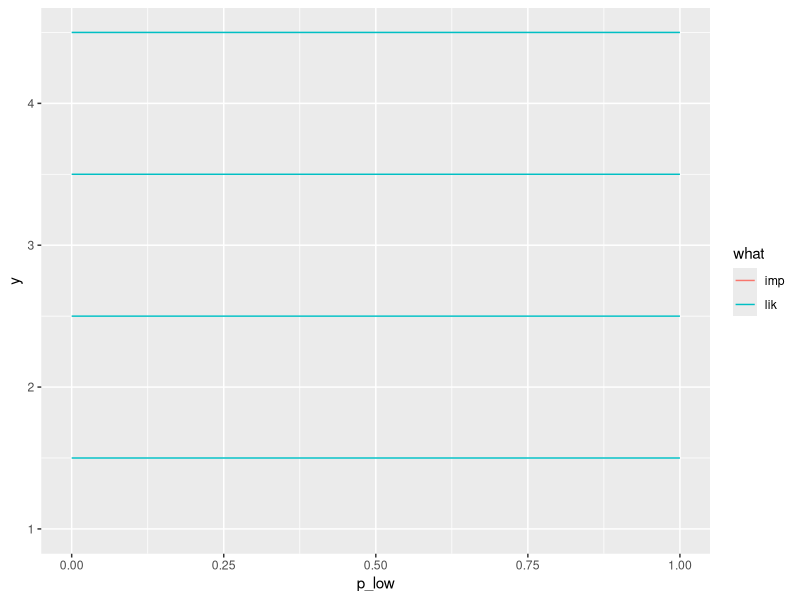
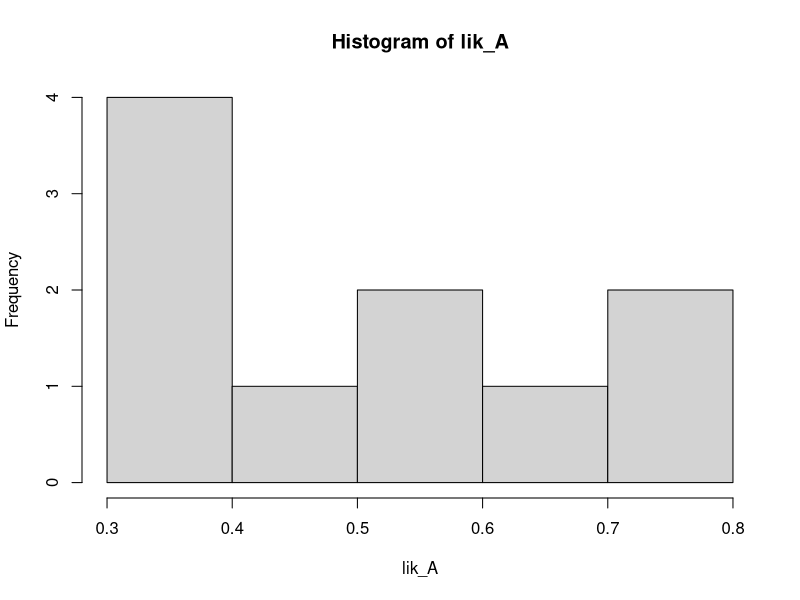
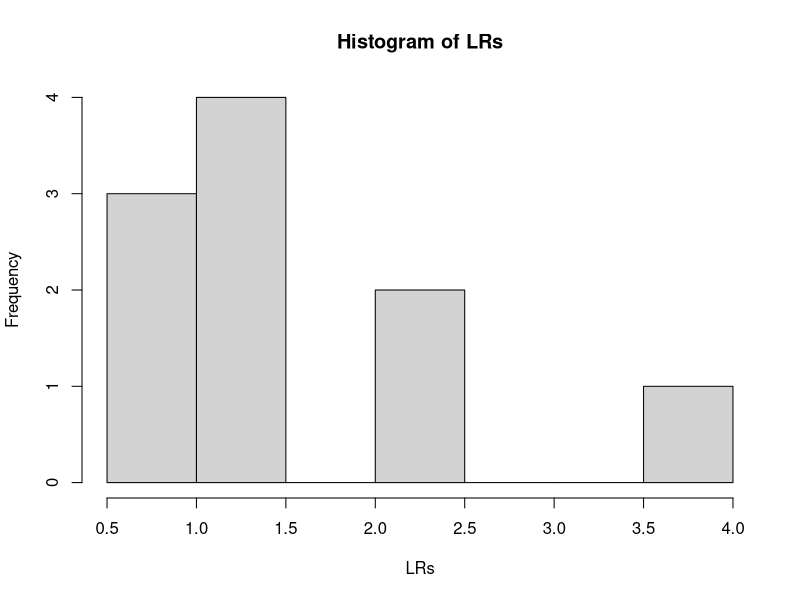

Generate these figures, in order, with R:

doit <- function(i,a,b){
prior_A = 0.5
prior_A_imp = seq(0.01,0.99,by=0.01)

n = 20
#lik_A = runif(n)
#lik_notA = runif(n)
lik_A = rbeta(n,a,b)
lik_notA = rbeta(n,a,b)



#post_A = lik_A*prior_A / (lik_A*prior_A + lik_notA*(1-prior_A))
LRs = lik_A/lik_notA
#hist(log(LRs))

LR_prod = prod(LRs)
LR_range = range(LRs)

prior_odds = prior_A/(1-prior_A)
prior_odds_imp = prior_A_imp/(1-prior_A_imp)

# prior 0-100% update with LR that is the product of all studies
post_A_prod = 1/(1 + LR_prod^-1*prior_odds_imp^-1)
post_A_prod_range = range(post_A_prod)

# prior 50% update with lowest and highest LR 
post_A_range = 1/(1 + LR_range^-1*prior_odds^-1)


data.frame(p_low = c(post_A_prod_range[1],post_A_range[1]),
           p_high = c(post_A_prod_range[2],post_A_range[2]),
           what = c("imp","lik"),iter = i, y = i + c(0,0.5))

}

df <- do.call('rbind',lapply(1:4,function(i){doit(i,a=0.01,b=0.01)}))

library(ggplot2)
ggplot(df,aes(x=p_low,y=y,col=what)) + 
geom_segment(aes(xend=p_high,yend=y))




  prior_A = 0.5
  prior_A_imp = seq(0.01,0.99,by=0.01)
  
  n = 10
  #a = 0.6
  #b = 0.6
  a = 5
  b = 5
  lik_A = rbeta(n,a,b)
  hist(lik_A)
  lik_notA = runif(n)
  #post_A = lik_A*prior_A / (lik_A*prior_A + lik_notA*(1-prior_A))
  LRs = lik_A/lik_notA
  hist(LRs)
  
  LR_prod = prod(LRs)
  LR_range = range(LRs)
  
  prior_odds = prior_A/(1-prior_A)
  prior_odds_imp = prior_A_imp/(1-prior_A_imp)
  
  # prior 0-100% update with LR that is the product of all studies
  post_A_prod = 1/(1 + LR_prod^-1*prior_odds_imp^-1)
  post_A_prod_range = range(post_A_prod)
  
  # prior 50% update with lowest and highest LR 
  post_A_range = 1/(1 + LR_range^-1*prior_odds^-1)
  
  post_A_prod_range
  post_A_range
  